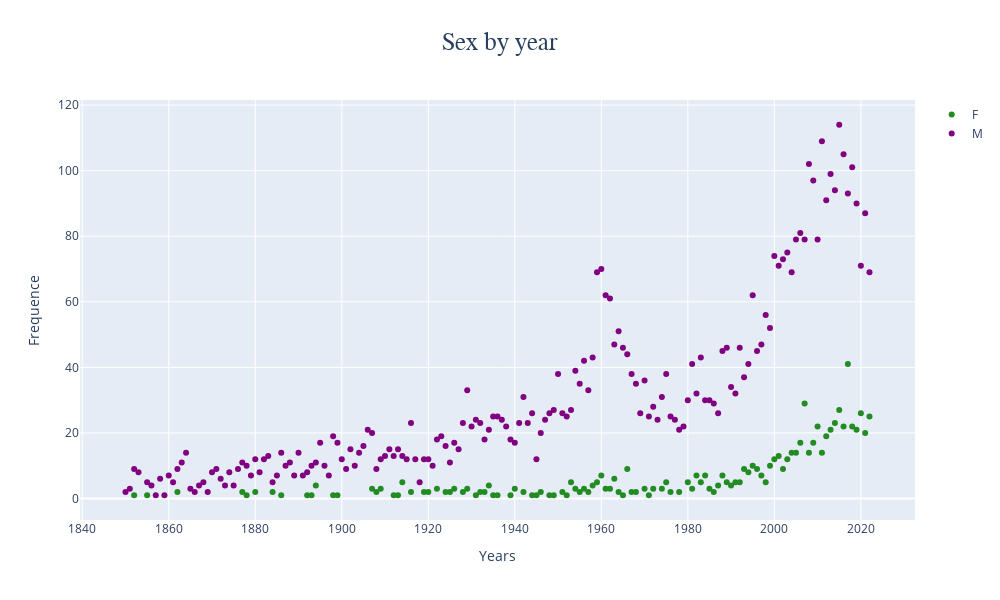

This figure's notebook cell:
### Markdown cell above
### GRÁFICA PARA VISUALIZAR EL SEXO DE LAS VÍCTIMAS ATACADAS A LO LARGO DE LOS AÑOS

### Code cell
sex_years = df.groupby(["Year", "Sex"]).size().unstack()
sex_years


trace1 = go.Scatter(x=sex_years.index, y= sex_years["F"], mode='markers', name='F', line=dict(color='ForestGreen', width=2))
trace2 = go.Scatter(x=sex_years.index, y= sex_years["M"], mode='markers', name='M', line=dict(color='purple', width=2))

title={'text': 'Sex by year', 'x':0.5,'xanchor': 'center','font': {'size': 25, 'family': 'Arial'}}
xaxis= {'title': 'Years'}
yaxis= {'title': 'Frequence'}


layout = go.Layout(title= title, xaxis=xaxis, yaxis=yaxis, width=1000, height=600)

fig = go.Figure(data=[trace1, trace2], layout=layout)



fig.show()

### Figure 1 — Plotly figure (JSON) as saved in the notebook; plotly's stock layout.template omitted (floating-point values rounded to 4 significant figures; data arrays with more than 128 entries replaced by an {"elided": "..."} marker saying what was removed)
{"data": [{"line": {"color": "ForestGreen", "width": 2}, "mode": "markers", "name": "F", "type": "scatter", "x": {"elided": "172 int values"}, "y": {"elided": "172 int values"}}, {"line": {"color": "purple", "width": 2}, "mode": "markers", "name": "M", "type": "scatter", "x": {"elided": "172 int values"}, "y": {"elided": "172 int values"}}], "layout": {"height": 600, "title": {"font": {"family": "Arial", "size": 25}, "text": "Sex by year", "x": 0.5, "xanchor": "center"}, "width": 1000, "xaxis": {"title": {"text": "Years"}}, "yaxis": {"title": {"text": "Frequence"}}}}
